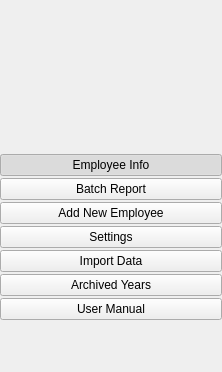
     <widget class="QFrame" name="sidebarFrame">
      <property name="minimumSize">
       <size>
        <width>222</width>
        <height>0</height>
       </size>
      </property>
      <property name="maximumSize">
       <size>
        <width>222</width>
        <height>16777215</height>
       </size>
      </property>
      <layout class="QVBoxLayout" name="sidebarLayout">
       <property name="spacing">
        <number>2</number>
       </property>
       <property name="leftMargin">
        <number>0</number>
       </property>
       <property name="topMargin">
        <number>12</number>
       </property>
       <property name="rightMargin">
        <number>0</number>
       </property>
       <property name="bottomMargin">
        <number>12</number>
       </property>
       <item>
        <widget class="QLabel" name="lblLogo">
         <property name="minimumSize">
          <size>
           <width>0</width>
           <height>140</height>
          </size>
         </property>
         <property name="toolTip">
          <string>Baybay City seal</string>
         </property>
         <property name="text">
          <string/>
         </property>
         <property name="pixmap">
          <pixmap>:/icons/city_seal.png</pixmap>
         </property>
         <property name="alignment">
          <set>Qt::AlignmentFlag::AlignCenter</set>
         </property>
        </widget>
       </item>
       <item>
        <widget class="QPushButton" name="btnNavDtr">
         <property name="text">
          <string>Employee Info</string>
         </property>
         <property name="checkable">
          <bool>true</bool>
         </property>
         <property name="checked">
          <bool>true</bool>
         </property>
        </widget>
       </item>
       <item>
        <widget class="QPushButton" name="btnBatchReport">
         <property name="text">
          <string>Batch Report</string>
         </property>
         <property name="checkable">
          <bool>true</bool>
         </property>
        </widget>
       </item>
       <item>
        <widget class="QPushButton" name="btnAdd">
         <property name="text">
          <string>Add New Employee</string>
         </property>
         <property name="checkable">
          <bool>true</bool>
         </property>
        </widget>
       </item>
       <item>
        <widget class="QPushButton" name="btnSignatory">
         <property name="text">
          <string>Settings</string>
         </property>
         <property name="checkable">
          <bool>true</bool>
         </property>
        </widget>
       </item>
       <item>
        <widget class="QPushButton" name="btnImport">
         <property name="text">
          <string>Import Data</string>
         </property>
        </widget>
       </item>
       <item>
        <widget class="QPushButton" name="btnArchives">
         <property name="toolTip">
          <string>Browse and print records from a completed year that has been moved out of the live database.</string>
         </property>
         <property name="text">
          <string>Archived Years</string>
         </property>
        </widget>
       </item>
       <item>
        <widget class="QPushButton" name="btnManual">
         <property name="text">
          <string>User Manual</string>
         </property>
        </widget>
       </item>
       <item>
        <spacer name="sidebarSpacer">
         <property name="orientation">
          <enum>Qt::Orientation::Vertical</enum>
         </property>
         <property name="sizeHint" stdset="0">
          <size>
           <width>20</width>
           <height>40</height>
          </size>
         </property>
        </spacer>
       </item>
      </layout>
     </widget>
